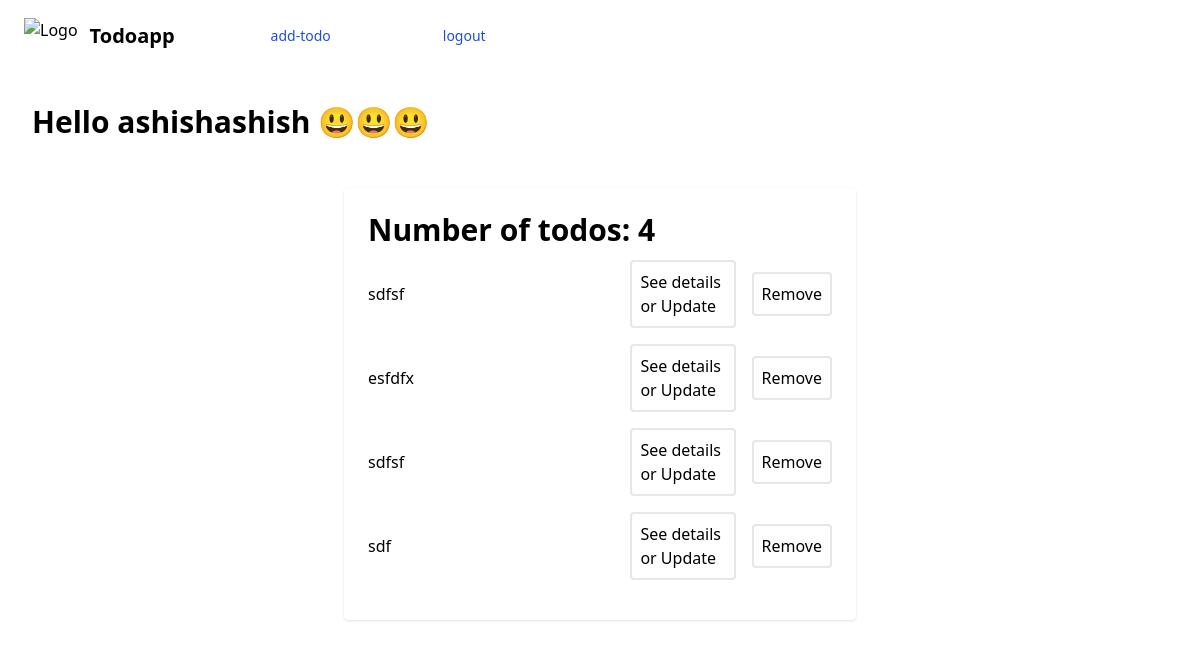
The app's page / (signed in) with its own data.
### todoapp/models.py (models this page shows, shortened)
class todoModel(models.Model):
    user = models.ForeignKey(User,on_delete=models.CASCADE,null=True)
    title=models.TextField()
    description=models.TextField()
    date=models.DateField(auto_now_add=True)

### todoapp/views.py (the view)
# urls.py: path("",views.indexPage,name="home"),
def indexPage(request):
    if request.user.is_anonymous:
        return redirect("/login")
    todos=todoModel.objects.filter(user= request.user)
    return render(request, 'index.html',{"todos":todos})

### templates/index.html (shortened to what this page needs)
{% extends 'base.html' %} {% block body %}
<div class="m-8">
  <h1 class="text-3xl font-bold">Hello {{request.user}} 😃😃😃</h1>
</div>
{% if todos %}
<div
  class="h-100 w-full flex items-center justify-center bg-teal-lightest font-sans"
>
  <div class="bg-white rounded shadow p-6 m-4 w-full lg:w-3/4 lg:max-w-lg">
    <div>
      <h2 class="text-3xl font-semibold mb-3">
        Number of todos: {{ todos|length }}
      </h2>
      {% for todo in todos reversed %}
      <div class="flex mb-4 items-center">
        <p class="w-full">{{todo.title}}</p>
        <a
          href="/update/{{todo.title}}"
          class="flex-no-shrink p-2 ml-4 mr-2 border-2 rounded hover:text-blue-500"
        >
          See details or Update
        </a>
        <a
          href="{% url 'delete' todo.id %}"
          class="flex-no-shrink p-2 ml-2 border-2 rounded hover:text-blue-500"
        >
          Remove
        </a>
      </div>
      {% endfor %}
    </div>
  </div>
</div>
{% endif %} {% endblock body %}

### records on screen
todoModel: title "sdfsf"
todoModel: title "esfdfx"
todoModel: title "sdfsf"
todoModel: title "sdf"

### other values on screen
{{ request.user }} "ashishashish"
{{ todos|length }} "4"
